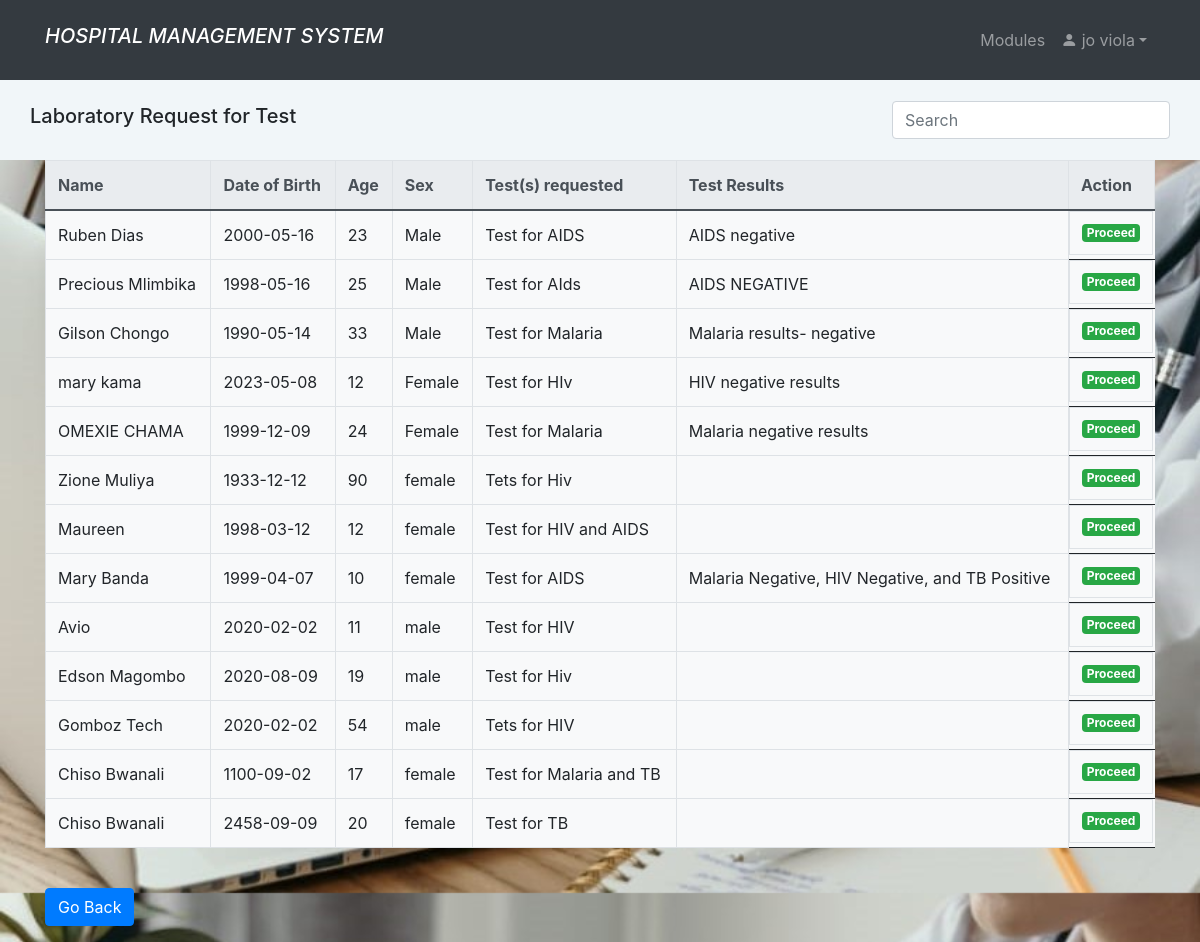
Before: /laboratory.php (signed in) with the older database file.
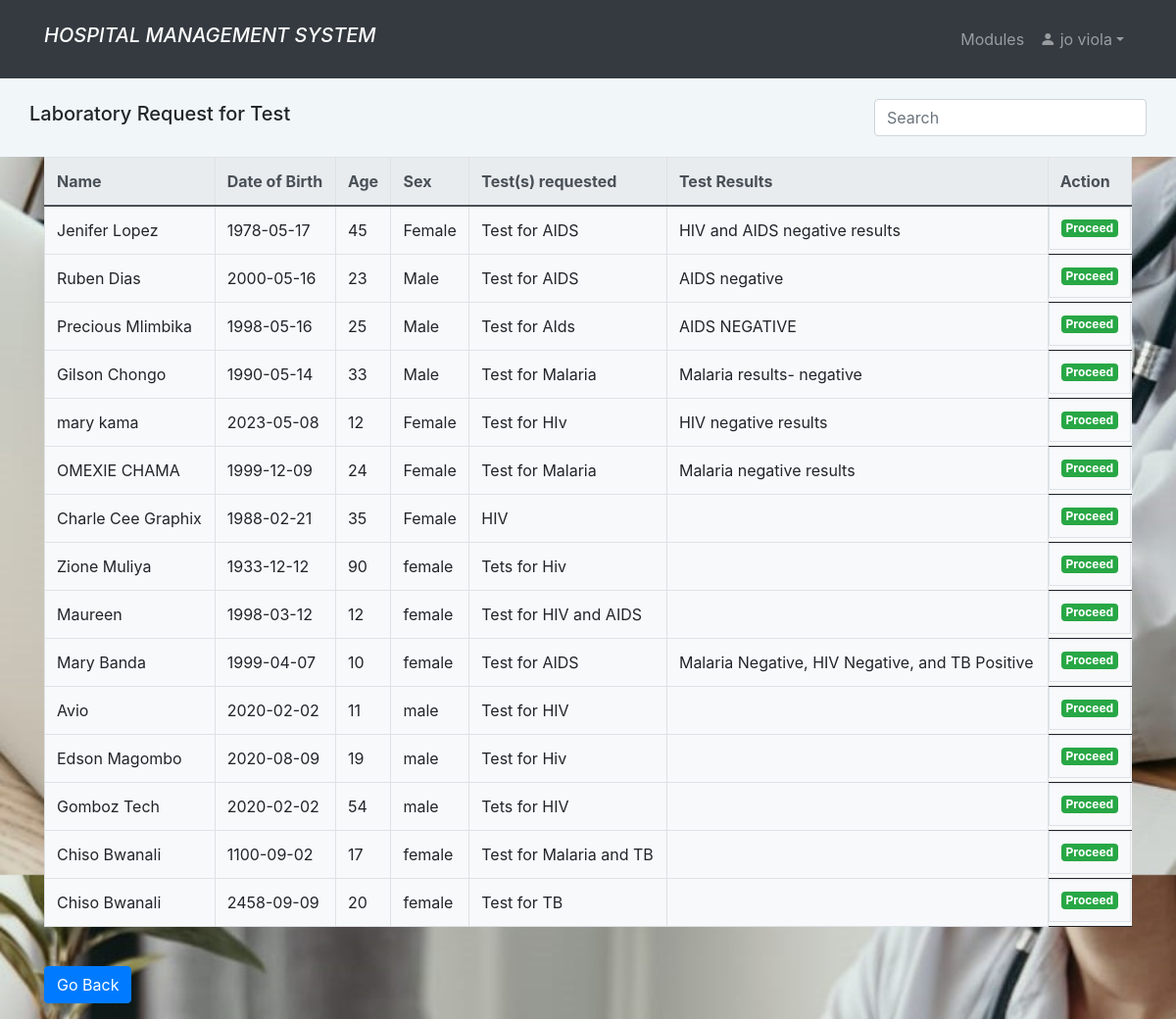
After: the same page with the newer database file.
### tables this page shows
CREATE TABLE `patient` (
  `id` int(11) NOT NULL,
  `name` varchar(100) NOT NULL,
  `date` date NOT NULL,
  `gender` varchar(10) NOT NULL,
  `age` int(2) NOT NULL,
  `phoneNumber` int(10) NOT NULL,
  `district` varchar(100) NOT NULL,
  `village` varchar(100) NOT NULL,
  `residential` varchar(100) NOT NULL,
  `others` text DEFAULT NULL,
  `symptoms` text DEFAULT NULL,
  `history` text DEFAULT NULL,
  `prescribed_by` text DEFAULT NULL,
  `prescribed_on` text DEFAULT NULL,
  `total_bills` int(15) DEFAULT NULL,
  `status` text NOT NULL DEFAULT 'not paid',
  `tests` text DEFAULT NULL,
  `lab_results` text DEFAULT NULL
);

### laboratory.php (the view, shortened to what this page needs)
<?php
if (isset($_SESSION['id']) && isset($_SESSION['uname'])){
  include "unavbar.php";
  include "comfig.php";
        ?>
<!DOCTYPE html>
<html>
<head>
	<link rel="stylesheet" href="https://maxcdn.bootstrapcdn.com/bootstrap/4.5.2/css/bootstrap.min.css">
</head>
<body>
   <nav class="navbar navbar-expand py-3"style="background-color:#F1F6F9;" >
            <div class="container">
			<h5 class="navbar-brand"> Laboratory Request for Test</h5>
                <div class="collapse navbar-collapse" id="navmenu">
                    <ul class="navbar-nav ms-auto">
                        <li class="nav-item dropdown">
                        <input class="form-control me-1" id="myInput" style="width:100%; max-width:20rem" type="text" placeholder="Search" aria-label="Search">
                        </li>
                    </ul>
                </div>
            </div>
        </nav>
<?php
$sql2 = "SELECT * FROM patient WHERE tests IS NOT NULL ORDER BY id DESC";
$result2 = $mysqli->query($sql2);
if ($result2->num_rows > 0) {
    ?>
    <div class="container">
    <div class="table-responsive">
        <table class="table table-bordered  bg-light">
            <thead class="thead-light">
                <tr>
                    <th>Name</th>
                    <th>Date of Birth</th>
                    <th>Age</th>
                    <th>Sex</th>
                    <th>Test(s) requested</th>
                    <th>Test Results</th>
                    <th>Action</th>
                </tr>
            </thead>
            <tbody id = "myTable">
                <?php
                while ($row = $result2->fetch_assoc()) {
                    ?>
                    <tr>
                        <td><?php echo $row["name"]; ?></td>
                        <td><?php echo $row["date"]; ?></td>
                        <td><?php echo $row["age"]; ?></td>
                        <td><?php echo $row["gender"]; ?></td>
                        <td><?php echo $row["tests"]; ?></td>
                        <td><?php echo $row["lab_results"]; ?></td>
                        <td class='btn-group btn-group-justified'>
									<a href='lab_form.php?respond=<?php echo $row["id"]; ?>' class='badge bg-success'>Proceed</a>
							</td>
                    </tr>
                    <?php
                }
                ?>
            </tbody>
        </table>
        <br>
        <button class='btn btn-primary mb-3' onclick='window.history.back()'> Go Back</button>
    </div>
</div>
<?php
} else {
    echo "<div class='container'><div class='table-responsive'><table class='table table-bordered bg-secondary text-light'>";
    echo "<thead class='thead-light'><tr><th colspan='15' class='text-center'>No test request found!</th></tr></thead>";
    echo "</table></div></div>";
    }
    ?>
    </body>
    </html>
<?php
    }else {
        header("Location: home.php");
        exit();
    }
?>

Changed rows visible on the page:
added patient: name "Jenifer Lopez", date "1978-05-17", age "45", gender "Female", tests "Test for AIDS", lab_results "HIV and AIDS negative results"
now on this page (row edited): patient: name "Charle Cee Graphix", date "1988-02-21", age "35", gender "Female", tests "HIV"
